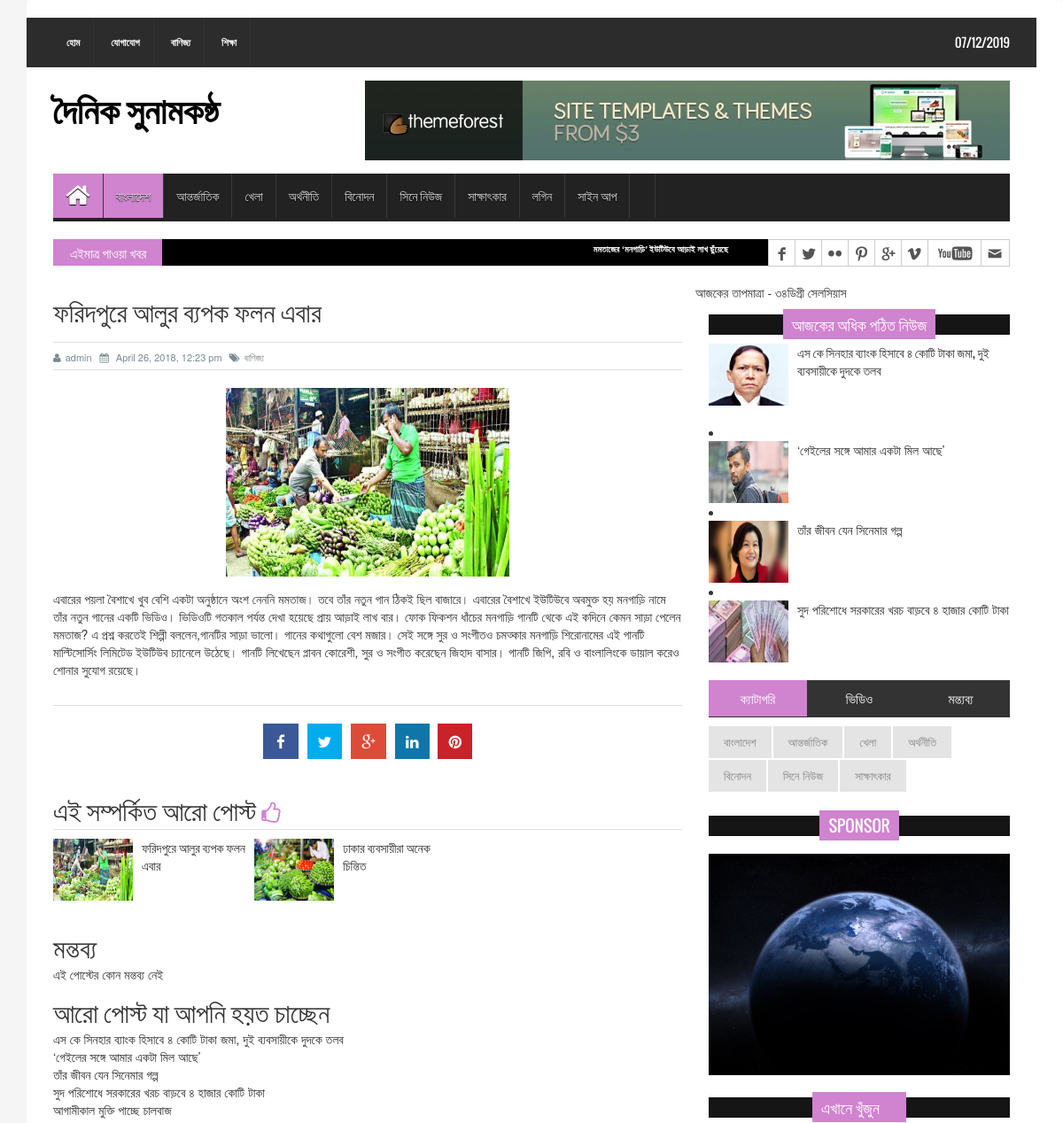
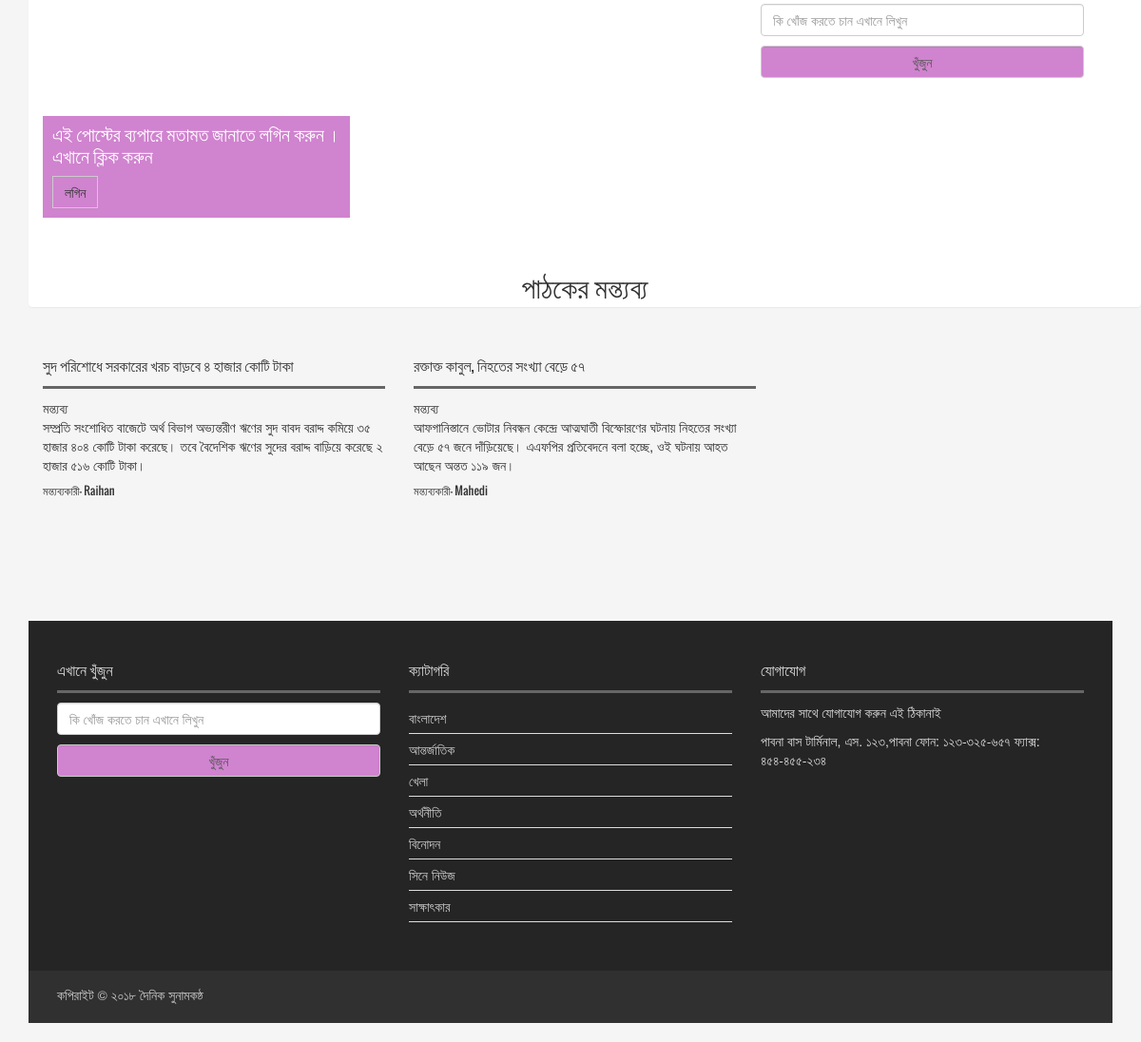
Page /openpage_post.php?post_id=1 on the committed database (2 pictures, top to bottom).
### tables this page shows
CREATE TABLE `tbl_page` (
  `id` int(11) NOT NULL,
  `name` varchar(11) NOT NULL,
  `category_id` int(11) NOT NULL,
  `date` timestamp NOT NULL DEFAULT CURRENT_TIMESTAMP
);

CREATE TABLE `category` (
  `id` int(10) NOT NULL,
  `category_name` varchar(55) NOT NULL,
  `date` timestamp NOT NULL DEFAULT CURRENT_TIMESTAMP
);

CREATE TABLE `tbl_breaking_news` (
  `id` int(11) NOT NULL,
  `title` varchar(255) NOT NULL
);

CREATE TABLE `page_post` (
  `id` int(11) NOT NULL,
  `category_id` int(11) NOT NULL,
  `title` varchar(255) NOT NULL,
  `body` text NOT NULL,
  `image` varchar(255) NOT NULL,
  `author` varchar(55) NOT NULL,
  `tags` varchar(55) NOT NULL,
  `date` timestamp NOT NULL DEFAULT CURRENT_TIMESTAMP,
  `userId` int(11) NOT NULL,
  `chobi` varchar(255) NOT NULL
);

CREATE TABLE `tbl_post` (
  `id` int(11) NOT NULL,
  `cat_id` int(11) NOT NULL,
  `title` varchar(250) NOT NULL,
  `body` text NOT NULL,
  `image` varchar(255) NOT NULL,
  `author` varchar(55) NOT NULL,
  `tags` varchar(254) NOT NULL,
  `date` timestamp NOT NULL DEFAULT CURRENT_TIMESTAMP,
  `userId` int(11) NOT NULL,
  `chobi` varchar(255) NOT NULL
);

CREATE TABLE `tbl_comment` (
  `id` int(11) NOT NULL,
  `username` varchar(32) NOT NULL,
  `email` varchar(55) NOT NULL,
  `comment` text NOT NULL,
  `date` timestamp NOT NULL DEFAULT CURRENT_TIMESTAMP,
  `post_id` int(11) NOT NULL
);

### openpage_post.php (the view, shortened to what the rows shown need)
<?php include('include/header.php') ?>
  <section id="contentSection">
    <div class="row">
      <div class="col-lg-8 col-md-8 col-sm-8">
        <div class="left_content">
    <?php
      if(!isset($_GET['post_id']) || $_GET['post_id'] == NULL){
         echo "<script> window.location = '404'; </script>";
      }
      else{
          $post_id = $_GET['post_id'];
      }
     ?>
         <div class="single_page">
              <?php
              $query  = "select * from page_post where id = '$post_id'";
              $result = $db->select($query);
              if ($result) {
                while ($data = $result->fetch_assoc()) {
             ?>
             <h1><?php echo $data['title'];?></h1>
             <div class="post_commentbox">
               <a href="#"><i class="fa fa-user"></i><?php echo $data['author'];?></a>
              <span><i class="fa fa-calendar"></i>
                <?php echo $sql_injection->formatDate($data['date']); ?>
              </span>
             <a href="#"><i class="fa fa-tags"></i><?php echo $data['tags'];?></a>
            </div>
            <div class="single_page_content"> <img class="img-center" src="admin/<?php echo $data['image'];?>" alt="">
              <p><?php echo $data['body']; ?></p>
            </div>
  <div class="social_link">
    <ul class="sociallink_nav">
      <li><a href="http://www.facebook.com" target="_blank"><i class="fa fa-facebook"></i></a></li>
      <li><a href="http://www.twitter.com" target="_blank"><i class="fa fa-twitter"></i></a></li>
      <li><a href="http://www.google-plus.com" target="_blank"><i class="fa fa-google-plus"></i></a></li>
      <li><a href="http://www.linkedin.com" target="_blank"><i class="fa fa-linkedin"></i></a></li>
      <li><a href="http://www.pinterest.com" target="_blank"><i class="fa fa-pinterest"></i></a></li>
    </ul>
  </div>
       <div class="related_post">
              <h2>এই সম্পর্কিত আরো পোস্ট <i class="fa fa-thumbs-o-up"></i></h2>
               <?php
                    $category_id =  $data['category_id'];
                    $query       = "select * from page_post where category_id = '$category_id' limit 3";
                    $all_related_post  = $db->select($query);
                    if ($all_related_post){
                    while ( $data = $all_related_post->fetch_assoc()) {
              ?>
              <ul class="spost_nav wow fadeInDown animated">
                <li>
                  <div class="media"> <a class="media-left" href="openpage_post?post_id=<?php echo $data['id'];?>"> <img src="admin/<?php echo $data['image'];?>" alt=""> </a>
                    <div class="media-body"> <a class="catg_title" href="openpage_post?post_id=<?php echo $data['id'];?>"><?php echo $data['title'];?></a> </div>
                  </div>
                </li>
              </ul>
          <?php } } else { echo "এই সম্পর্কিত আর কোন পোস্ট নেই ";}?> </div>
      <div class="comment">
         <h2>মন্তব্য</h2>
       <?php
               $query = "select * from tbl_comment where post_id = '$post_id' order by id desc";
               $comment = $db->select($query);
               if ($comment) {
                while (  $data = $comment->fetch_assoc()) {
             ?>
               <span><i class="fa fa-user"></i></span><strong style="margin-right: -10px;r"><?php echo $data['username']; ?></strong><br>
              <p> <?php echo $data['comment']; ?></p>
              <P style="float: right; font-weight: bold"><?php echo $sql_injection->formatDate($data['date']); ?> </P>
         <?php } }  else { echo "এই পোস্টের কোন মন্তব্য নেই ";}?>
           </div>
        <h2>আরো পোস্ট যা আপনি হয়ত চাচ্ছেন</h2>
        <?php
              $query  = "SELECT * FROM tbl_post
                         order by rand() limit 5";
              $result = $db->select($query);
              if ($result) {
                while ($data = $result->fetch_assoc()) {
        ?>
            <ul>
                <li><a href="post?post_id=<?php echo $data['id'];?>"><?php echo $data['title'];?></a></li>
           </ul>
          <?php } } ?>
          </div>
     <?php } } ?>
        </div>
    </div>
     <?php include('include/sidebar.php'); ?>
     <div class="contact_area">
<h2>এই পোস্টের ব্যপারে মতামত জানাতে লগিন করুন ।
   <?php
           $userId = Session::get_user('userId');
               if (!$userId) {
   ?>
            <p>এখানে ক্লিক করুন</p>
             <a href="login" style="background: #d083cf;" class="btn btn-default">লগিন</a></h2>
       <?php }  ?>
          </div>
    </div>
  </section>
 <?php include('include/footer.php'); ?>

### include/header.php (shortened to what the rows shown need)
<?php
  include'library/Session.php';
?>
<?php
 include 'library/Database.php';
 include 'library/Helper.php';
 $db = new Database();
 $sql_injection = new helper();
?>
<!DOCTYPE html>
<html>
<head>
<link rel="stylesheet" type="text/css" href="assets/css/bootstrap.min.css">
<link rel="stylesheet" type="text/css" href="assets/css/font-awesome.min.css">
<link rel="stylesheet" type="text/css" href="assets/css/animate.css">
<link rel="stylesheet" type="text/css" href="assets/css/font.css">
<link rel="stylesheet" type="text/css" href="assets/css/li-scroller.css">
<link rel="stylesheet" type="text/css" href="assets/css/slick.css">
<link rel="stylesheet" type="text/css" href="assets/css/jquery.fancybox.css">
<link rel="stylesheet" type="text/css" href="assets/css/theme.css">
<link rel="stylesheet" type="text/css" href="assets/css/style.css">
</head>
<body>
<div class="container">
  <header id="header">
    <div class="row">
      <div class="col-lg-12 col-md-12 col-sm-12">
        <div class="header_top">
          <div class="header_top_left">
            <ul class="top_nav">
            <?php
            $sql = "select * from tbl_page";
                 $data = $db->select($sql);
               if ($data) {
                while ($result = $data->fetch_assoc()) {
            ?>
            <li><a  <?php
             if (isset($_GET['page_id']) && $_GET['page_id'] == $result['category_id']){
              echo "id='active'";
              }
             ?>
             href="page_post?page_id=<?php echo $result['category_id'];?>"><?php echo $result['name'];?>
             </a></li>
            <?php }  } ?>
            </ul>
          </div>
        </div>
      </div>
      <div class="col-lg-12 col-md-12 col-sm-12">
        <div class="header_bottom">
          <div class="logo_area"><a href="index" class="logo"><h2 style="font-size: 40px; font-weight: 800;"> দৈনিক সুনামকন্ঠ</h2></a></div>
        </div>
      </div>
    </div>
  </header>
  <section id="navArea">
    <nav class="navbar navbar-inverse" role="navigation">
      <div id="navbar" class="navbar-collapse collapse">
        <ul class="nav navbar-nav main_nav">
        <?php
             $query = "select * from category";
             $category  = $db->select($query);
             if($category){
              while ($data = $category->fetch_assoc()) {
        ?>
          <li><a
                <?php
               if (isset($_GET['post_id']) && $_GET['post_id'] == $data['id']){
                echo "id='active'";
               }
             ?>
             href="category-post?post_id=<?php echo $data['id'];?>"><?php echo $data['category_name'];?></a></li>
             <?php }  } else { ?>
             <?php  } ?>
            </ul>
      </div>
    </nav>
  </section>
  <section id="newsSection">
    <div class="row">
      <div class="col-lg-12 col-md-12">
        <div class="latest_newsarea"> <span>এইমাত্র পাওয়া খবর </span>
         <ul id="ticker01" class="news_sticker">
           <?php
              $query  = "SELECT * FROM tbl_breaking_news order by id desc limit 4";
              $result = $db->select($query);
              if ($result) {
                while ($data = $result->fetch_assoc()) {
            ?>
            <li><a href="" style="text-decoration: none;">
              <?php echo $data['title'];?></a>
             <?php } } ?>
           </li>
          </ul>
        </div>
      </div>
    </div>
  </section>

### include/sidebar.php (shortened to what the rows shown need)
<div class="col-lg-4 col-md-4 col-sm-4">
        <aside class="right_content">
          <div class="single_sidebar">
            <h2><span>আজকের অধিক পঠিত নিউজ</span></h2>
            <ul class="spost_nav">
           <?php
              $query  = "SELECT * FROM tbl_post
                         order by rand() limit 4";
              $result = $db->select($query);
              if ($result) {
                while ($data = $result->fetch_assoc()) {
            ?>
              <li>
                <div class="media wow fadeInDown">
                 <a href="post?post_id=<?php echo $data['id']; ?>" class="media-left">
                  <img alt="" src="admin/<?php echo $data['image'];?>"> </a>
                  <div class="media-body"> <a href="post?post_id=<?php echo $data['id']; ?>" class="catg_title"><?php echo $data['title'];?>
                  </a>
                  </div>
                </div>
               </li>
              </ul>
             <?php } } ?>
          </div>
          <div class="single_sidebar">
            <div class="tab-content">
              <div role="tabpanel" class="tab-pane active" id="category">
          <?php
             $query = "select * from category";
             $category  = $db->select($query);
             if($category){
              while ($data = $category->fetch_assoc()) {
           ?>
                <ul>
                  <li class="cat-item"><a href="category-post?post_id=<?php echo $data['id']; ?>"><?php echo $data['category_name'];?></a></li>
                </ul>
                <?php }  } ?>
              </div>
           </div>
          </div>
      <div class="single_sidebar wow fadeInDown">
        <h2><span>Sponsor</span></h2>
     </div>
      <div class="single_sidebar wow fadeInDown">
       <h2><span>এখানে খুঁজুন<span></h2>
       </div>
        </aside>
      </div>

### include/footer.php (shortened to what the rows shown need)
<div class="container">
   <div class="row">
    <div class="panel panle deafult">
        <h2 style="text-align: center;"> পাঠকের মন্ত্যব্য</h2>
    </div>
     <?php
             $query = " select tbl_post.*, tbl_comment.*
                         from tbl_post
                         inner join tbl_comment
                         on tbl_post.id = tbl_comment.post_id limit 3";
             $comment  = $db->select($query);
             if($comment){
               while ($data = $comment->fetch_assoc()) {
          ?>
       <div class="col-lg-4 col-md-4 col-sm-4">
         <div class="footer_widget wow fadeInLeftBig">
            <h2><?php echo $data['title'];?></h2>
            <span>মন্ত্যব্য</span><br>
            <a href="post?post_id=<?php echo $data['post_id']; ?>"><?php echo $data['comment'];?><br>
            </a>
            <h6><span>মন্ত্যব্যকারী-</span> <?php echo $data['username'];?></h6>
          </div>
        </div>
        <?php }  } ?>
     </div>
 </div>
<footer id="footer">
    <div class="footer_top">
      <div class="row">
        <div class="col-lg-4 col-md-4 col-sm-4">
          <div class="footer_widget wow fadeInLeftBig">
            <h2>এখানে খুঁজুন</h2>
          </div>
        </div>
        <div class="col-lg-4 col-md-4 col-sm-4">
          <div class="footer_widget wow fadeInDown">
              <h2>ক্যাটাগরি</h2>
        <?php
             $query = "select * from category";
             $category  = $db->select($query);
             if($category){
              while ($data = $category->fetch_assoc()) {
        ?>
            <ul class="tag_nav">
        <li><a href="category-post?post_id=<?php echo $data['id'];?>"><?php echo $data['category_name'];?></a></li>
          </ul>
            <?php } } ?>
          </div>
        </div>
        <div class="col-lg-4 col-md-4 col-sm-4">
          <div class="footer_widget wow fadeInRightBig">
            <h2>যোগাযোগ</h2>
          </div>
        </div>
      </div>
    </div>
  </footer>
</div>
</body>
</html>

### rows in the picture
tbl_page: name "বাণিজ্য"
tbl_page: name "শিক্ষা"
category: category_name "বাংলাদেশ"
category: category_name "আন্তর্জাতিক"
category: category_name "খেলা"
category: category_name "অর্থনীতি"
category: category_name "বিনোদন"
category: category_name "সিনে নিউজ"
category: category_name "সাক্ষাৎকার"
tbl_breaking_news: title "মমতাজের ‘মনগাড়ি’ ইউটিউবে আড়াই লাখ ছুঁয়েছে"
page_post: title "ফরিদপুরে আলুর ব্যপক ফলন এবার", author "admin", date "April 26, 2018, 12:23 pm", tags "বাণিজ্য", image (picture), body "এবারের পয়লা বৈশাখে খুব বেশি একটা অনুষ্ঠানে অংশ নেননি মমতাজ। তবে তাঁর নতুন গান ঠিকই ছিল বাজারে। এবারের বৈশাখে ইউটিউবে অবমুক্ত হয় মনগাড়ি নামে তাঁর নতুন গানের একটি ভিডিও। ভিডিওটি গতকাল পর্যন্ত দেখা হয়েছে প্রায় আড়াই লাখ বার। ফোক ফিকশন ধাঁচের মনগাড়ি গানটি থেকে এই কদিনে কেমন সাড়া পেলেন মমতাজ? এ প্রশ্ন করতেই শিল্পী বললেন,গানটির সাড়া ভালো। গানের কথাগুলো বেশ মজার। সেই সঙ্গে সুর ও সংগীতও চমত্কার মনগাড়ি শিরোনামের এই গানটি মাল্টিসোর্সিং লিমিটেড ইউটিউব চ্যানেলে উঠেছে। গানটি লিখেছেন প্লাবন কোরেশী, সুর ও সংগীত করেছেন জিহাদ বাসার। গানটি জিপি, রবি ও বাংলালিংকে ডায়াল করেও শোনার সুযোগ রয়েছে।"
page_post: image (picture), title "ঢাকার ব্যবসায়ীরা অনেক চিন্তিত"
tbl_post: title "এস কে সিনহার ব্যাংক হিসাবে ৪ কোটি টাকা জমা, দুই ব্যবসায়ীকে দুদকে তলব", image (picture)
tbl_post: title "‘গেইলের সঙ্গে আমার একটা মিল আছে’", image (picture)
tbl_post: title "তাঁর জীবন যেন সিনেমার গল্প", image (picture)
tbl_post: title "সুদ পরিশোধে সরকারের খরচ বাড়বে ৪ হাজার কোটি টাকা", image (picture)
tbl_post: title "আগামীকাল মুক্তি পাচ্ছে চালবাজ"
tbl_comment: post.title "সুদ পরিশোধে সরকারের খরচ বাড়বে ৪ হাজার কোটি টাকা", comment "সম্প্রতি সংশোধিত বাজেটে অর্থ বিভাগ অভ্যন্তরীণ ঋণের সুদ বাবদ বরাদ্দ কমিয়ে ৩৫ হাজার ৪০৪ কোটি টাকা করেছে। তবে বৈদেশিক ঋণের সুদের বরাদ্দ বাড়িয়ে করেছে ২ হাজার ৫১৬ কোটি টাকা।", username "Raihan"
tbl_comment: post.title "রক্তাক্ত কাবুল, নিহতের সংখ্যা বেড়ে ৫৭", comment "আফগানিস্তানে ভোটার নিবন্ধন কেন্দ্রে আত্মঘাতী বিস্ফোরণের ঘটনায় নিহতের সংখ্যা বেড়ে ৫৭ জনে দাঁড়িয়েছে। এএফপির প্রতিবেদনে বলা হচ্ছে, ওই ঘটনায় আহত আছেন অন্তত ১১৯ জন।", username "Mahedi"
